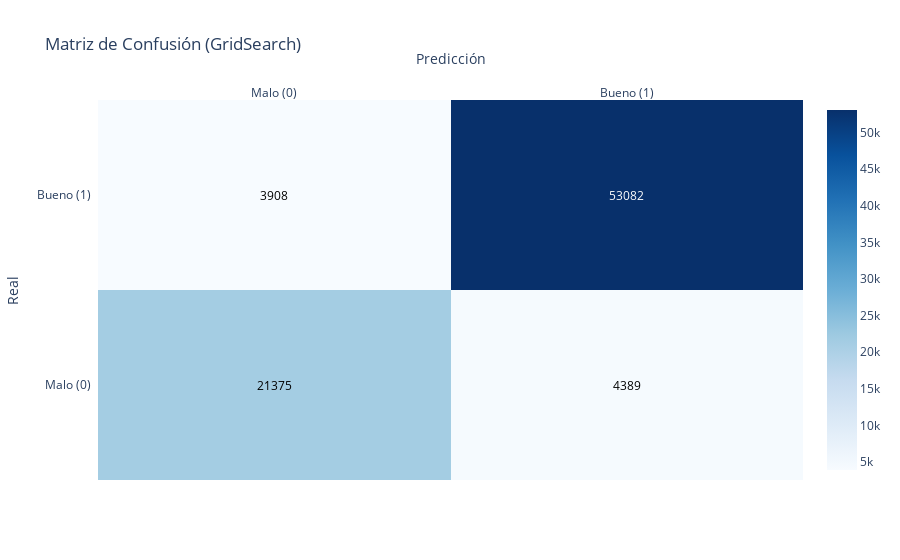

Notebook code for this chart:
### Markdown cell above
Misma gráfica

### Code cell
#Matriz ahora con grid search
cm = confusion_matrix(y_test, y_pred)
labels = ["Malo (0)", "Bueno (1)"]

fig = ff.create_annotated_heatmap(
    z=cm,
    x=labels,
    y=labels,
    colorscale='Blues',
    showscale=True
)
fig.update_layout(
    title="Matriz de Confusión (GridSearch)",
    xaxis_title="Predicción",
    yaxis_title="Real"
)
fig.show()

### Figure 1 — Plotly figure (JSON) as saved in the notebook; plotly's stock layout.template omitted (floating-point values rounded to 4 significant figures)
{"data": [{"colorscale": [[0, "rgb(247,251,255)"], [0.125, "rgb(222,235,247)"], [0.25, "rgb(198,219,239)"], [0.375, "rgb(158,202,225)"], [0.5, "rgb(107,174,214)"], [0.625, "rgb(66,146,198)"], [0.75, "rgb(33,113,181)"], [0.875, "rgb(8,81,156)"], [1, "rgb(8,48,107)"]], "reversescale": false, "showscale": true, "type": "heatmap", "x": ["Malo (0)", "Bueno (1)"], "y": ["Malo (0)", "Bueno (1)"], "z": [[21375, 4389], [3908, 53082]]}], "layout": {"annotations": [{"font": {"color": "#000000"}, "showarrow": false, "text": "21375", "x": "Malo (0)", "xref": "x", "y": "Malo (0)", "yref": "y"}, {"font": {"color": "#000000"}, "showarrow": false, "text": "4389", "x": "Bueno (1)", "xref": "x", "y": "Malo (0)", "yref": "y"}, {"font": {"color": "#000000"}, "showarrow": false, "text": "3908", "x": "Malo (0)", "xref": "x", "y": "Bueno (1)", "yref": "y"}, {"font": {"color": "#FFFFFF"}, "showarrow": false, "text": "53082", "x": "Bueno (1)", "xref": "x", "y": "Bueno (1)", "yref": "y"}], "title": {"text": "Matriz de Confusión (GridSearch)"}, "xaxis": {"dtick": 1, "gridcolor": "rgb(0, 0, 0)", "side": "top", "ticks": "", "title": {"text": "Predicción"}}, "yaxis": {"dtick": 1, "ticks": "", "ticksuffix": "  ", "title": {"text": "Real"}}}}
